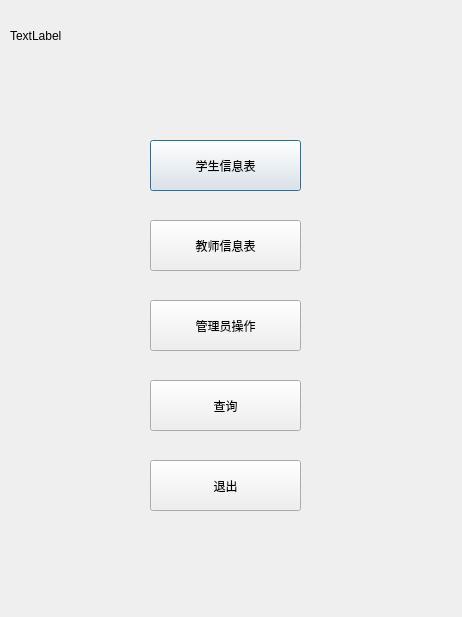
<?xml version="1.0" encoding="UTF-8"?>
<ui version="4.0">
 <class>Admin</class>
 <widget class="QDialog" name="Admin">
  <property name="geometry">
   <rect>
    <x>0</x>
    <y>0</y>
    <width>462</width>
    <height>617</height>
   </rect>
  </property>
  <property name="windowTitle">
   <string>Dialog</string>
  </property>
  <widget class="QWidget" name="widget" native="true">
   <property name="geometry">
    <rect>
     <x>100</x>
     <y>110</y>
     <width>241</width>
     <height>421</height>
    </rect>
   </property>
   <widget class="QPushButton" name="pushButton">
    <property name="geometry">
     <rect>
      <x>50</x>
      <y>30</y>
      <width>151</width>
      <height>51</height>
     </rect>
    </property>
    <property name="text">
     <string>学生信息表</string>
    </property>
   </widget>
   <widget class="QPushButton" name="pushButton_2">
    <property name="geometry">
     <rect>
      <x>50</x>
      <y>110</y>
      <width>151</width>
      <height>51</height>
     </rect>
    </property>
    <property name="text">
     <string>教师信息表</string>
    </property>
   </widget>
   <widget class="QPushButton" name="pushButton_3">
    <property name="geometry">
     <rect>
      <x>50</x>
      <y>190</y>
      <width>151</width>
      <height>51</height>
     </rect>
    </property>
    <property name="text">
     <string>管理员操作</string>
    </property>
   </widget>
   <widget class="QPushButton" name="pushButton_4">
    <property name="geometry">
     <rect>
      <x>50</x>
      <y>270</y>
      <width>151</width>
      <height>51</height>
     </rect>
    </property>
    <property name="text">
     <string>查询</string>
    </property>
   </widget>
   <widget class="QPushButton" name="pushButton_5">
    <property name="geometry">
     <rect>
      <x>50</x>
      <y>350</y>
      <width>151</width>
      <height>51</height>
     </rect>
    </property>
    <property name="text">
     <string>退出</string>
    </property>
   </widget>
  </widget>
  <widget class="QLabel" name="label">
   <property name="geometry">
    <rect>
     <x>10</x>
     <y>10</y>
     <width>211</width>
     <height>51</height>
    </rect>
   </property>
   <property name="text">
    <string>TextLabel</string>
   </property>
  </widget>
 </widget>
 <resources/>
 <connections/>
</ui>
